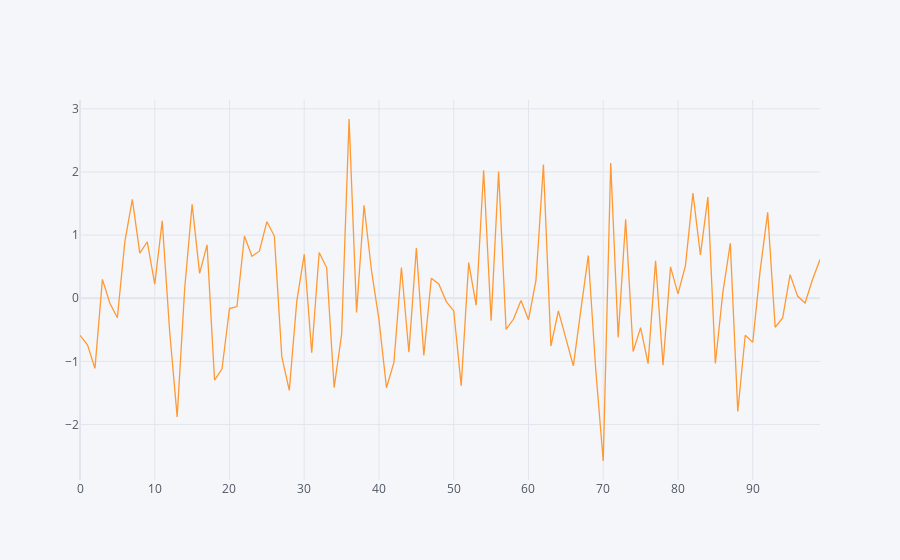

Notebook code for this chart:
### Code cell
df[['B']].iplot()

### Figure 1 — Plotly figure (JSON) as saved in the notebook; plotly's stock layout.template omitted (floating-point values rounded to 4 significant figures)
{"data": [{"line": {"color": "rgba(255, 153, 51, 1.0)", "dash": "solid", "shape": "linear", "width": 1.3}, "mode": "lines", "name": "B", "text": "", "type": "scatter", "x": [0, 1, 2, 3, 4, 5, 6, 7, 8, 9, 10, 11, 12, 13, 14, 15, 16, 17, 18, 19, 20, 21, 22, 23, 24, 25, 26, 27, 28, 29, 30, 31, 32, 33, 34, 35, 36, 37, 38, 39, 40, 41, 42, 43, 44, 45, 46, 47, 48, 49, 50, 51, 52, 53, 54, 55, 56, 57, 58, 59, 60, 61, 62, 63, 64, 65, 66, 67, 68, 69, 70, 71, 72, 73, 74, 75, 76, 77, 78, 79, 80, 81, 82, 83, 84, 85, 86, 87, 88, 89, 90, 91, 92, 93, 94, 95, 96, 97, 98, 99], "y": [-0.5873, -0.7386, -1.112, 0.2978, -0.0789, -0.309, 0.8964, 1.564, 0.714, 0.8944, 0.2234, 1.225, -0.5348, -1.88, 0.1455, 1.485, 0.3934, 0.8451, -1.298, -1.118, -0.1634, -0.1316, 0.9859, 0.6646, 0.7443, 1.214, 0.9843, -0.9282, -1.46, -0.05121, 0.6944, -0.8632, 0.7239, 0.4813, -1.415, -0.571, 2.838, -0.2274, 1.473, 0.4356, -0.3442, -1.418, -1.016, 0.4872, -0.856, 0.7948, -0.9062, 0.3155, 0.2247, -0.05282, -0.201, -1.388, 0.5638, -0.1128, 2.027, -0.3572, 2.007, -0.4942, -0.3296, -0.03481, -0.3424, 0.2813, 2.117, -0.7568, -0.2005, -0.6495, -1.071, -0.1937, 0.6758, -1.136, -2.578, 2.14, -0.6198, 1.252, -0.8431, -0.466, -1.037, 0.5917, -1.063, 0.4966, 0.06988, 0.5166, 1.665, 0.684, 1.602, -1.035, 0.08729, 0.8702, -1.795, -0.5858, -0.6995, 0.4446, 1.36, -0.4602, -0.3113, 0.3732, 0.03356, -0.07631, 0.2954, 0.6116]}], "layout": {"legend": {"bgcolor": "#F5F6F9", "font": {"color": "#4D5663"}}, "paper_bgcolor": "#F5F6F9", "plot_bgcolor": "#F5F6F9", "title": {"font": {"color": "#4D5663"}}, "xaxis": {"gridcolor": "#E1E5ED", "showgrid": true, "tickfont": {"color": "#4D5663"}, "title": {"font": {"color": "#4D5663"}, "text": ""}, "zerolinecolor": "#E1E5ED"}, "yaxis": {"gridcolor": "#E1E5ED", "showgrid": true, "tickfont": {"color": "#4D5663"}, "title": {"font": {"color": "#4D5663"}, "text": ""}, "zerolinecolor": "#E1E5ED"}}}
